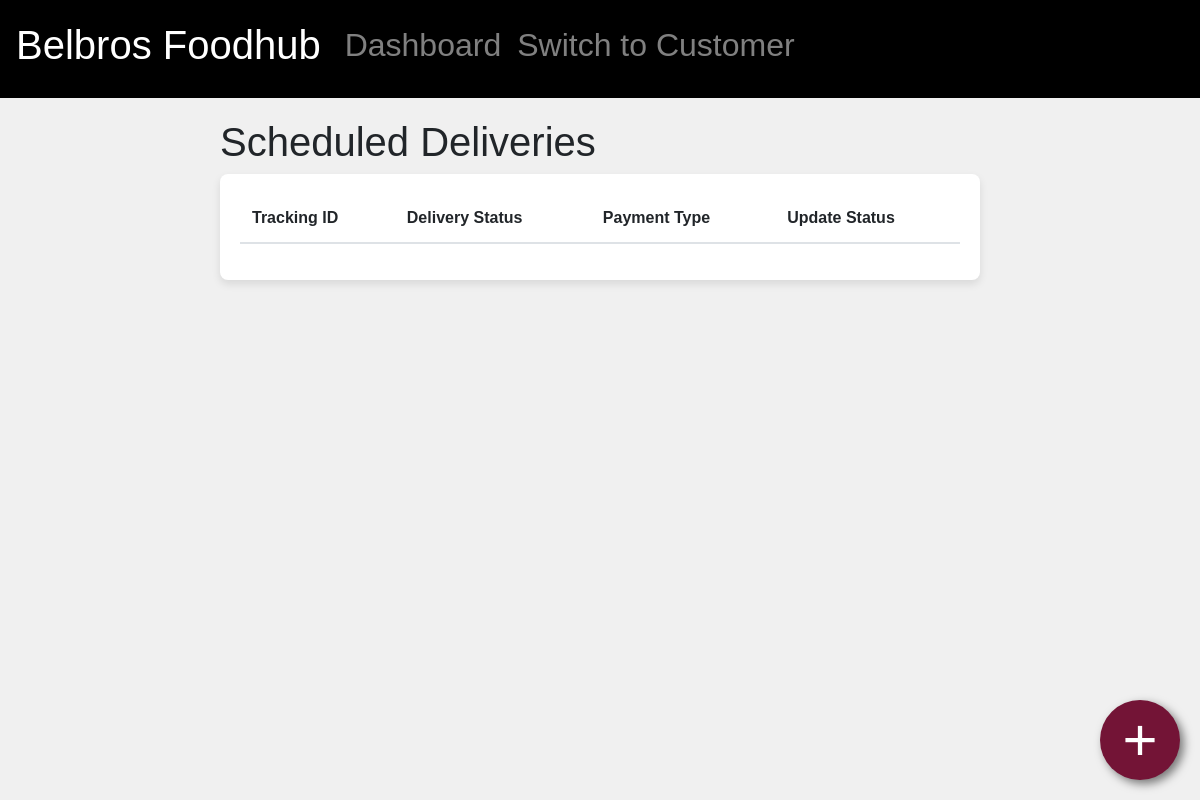
The app's page /inventory/delivery-list/, older data.
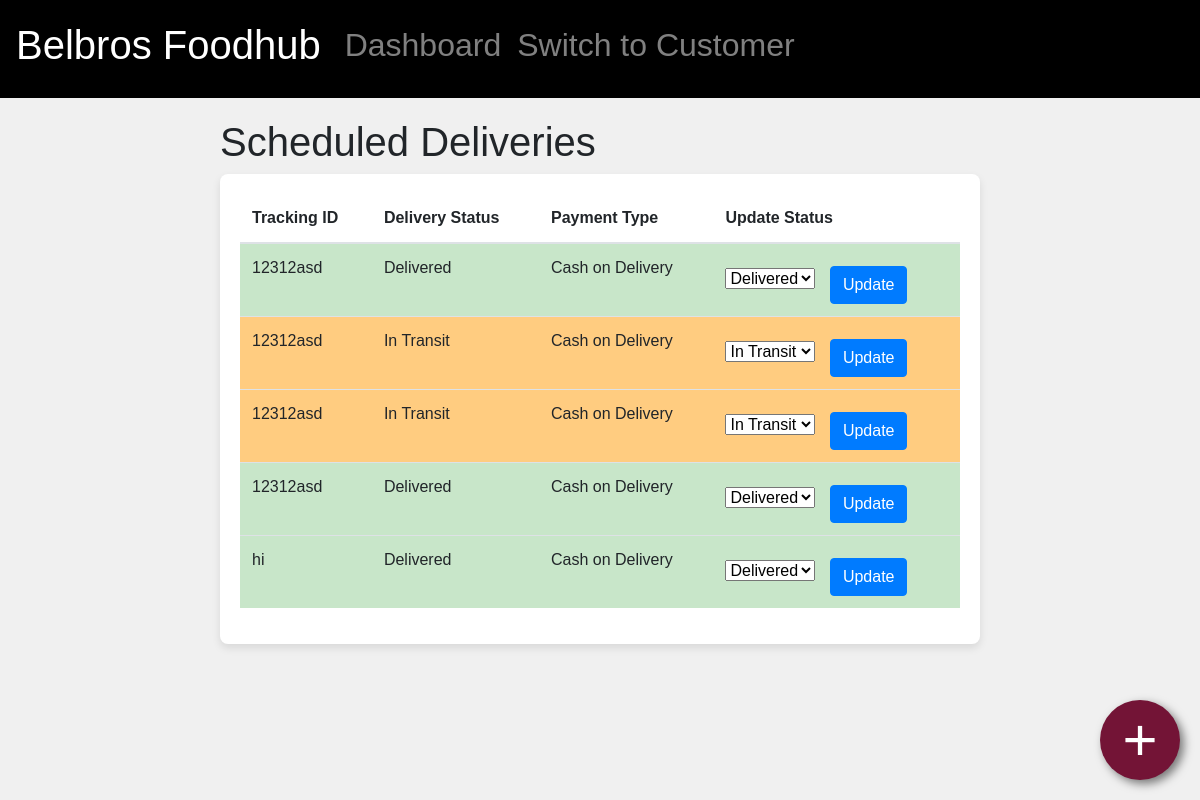
The same page, newer data.
### inventory/models.py (models this page shows, shortened)
class ScheduledDelivery(models.Model):
    tracking_id = models.CharField(max_length=100)
    delivery_status_choices = [
        ('In Transit', 'In Transit'),
        ('Delivered', 'Delivered'),
        ('Canceled', 'Canceled')
    ]
    delivery_status = models.CharField(max_length=20, choices=delivery_status_choices, default='In Transit')
    payment_type_choices = [
        ('COD', 'Cash on Delivery')
    ]
    payment_type = models.CharField(max_length=10, choices=payment_type_choices, default='COD')
    from django.db import models

### inventory/views.py (the view)
# urls.py: path('delivery-list/', views.delivery_list, name='delivery_list'),
def delivery_list(request):
    deliveries = ScheduledDelivery.objects.all()
    return render(request, 'inventory/delivery_list.html', {'deliveries': deliveries})

### inventory/templates/inventory/delivery_list.html (shortened to what this page needs)
{% extends 'inventory/main.html' %}
{% block content %}
<div class="expiry-container">
    <h1>Scheduled Deliveries</h1>
    <a href="{% url 'add_scheduled_delivery'%}" class="floating-btn">+</a>
    <div class="expiry-item">
        <table class="table">
            <thead>
                <tr>
                    <th scope="col">Tracking ID</th>
                    <th scope="col">Delivery Status</th>
                    <th scope="col">Payment Type</th>
                    <th scope="col">Update Status</th>
                </tr>
            </thead>
            <tbody>
                {% for delivery in deliveries %}
                <tr class="{% if delivery.delivery_status == 'Delivered' %}delivered{% elif delivery.delivery_status == 'In Transit' %}in-transit{% elif delivery.delivery_status == 'Canceled' %}canceled{% endif %}">
                    <td>{{ delivery.tracking_id }}</td>
                    <td>{{ delivery.get_delivery_status_display }}</td>
                    <td>{{ delivery.get_payment_type_display }}</td>
                    <td>
                        <form method="post" action="{% url 'update_delivery_status' %}">
                            <select name="delivery_status" class="form-select">
                                <option value="In Transit" {% if delivery.delivery_status == 'In Transit' %}selected{% endif %}>In Transit</option>
                                <option value="Delivered" {% if delivery.delivery_status == 'Delivered' %}selected{% endif %}>Delivered</option>
                            </select>
                            <button type="submit" class="btn btn-primary">Update</button>
                        </form>
                    </td>
                </tr>
                {% endfor %}
            </tbody>
        </table>
    </div>
</div>
{% endblock %}

### inventory/templates/inventory/main.html (shortened to what this page needs)
<!DOCTYPE html>
<html>
<head>
	<link rel="stylesheet" href="https://cdn.jsdelivr.net/npm/bootstrap@4.0.0/dist/css/bootstrap.min.css">
</head>
<body>
	{% include 'inventory/navbar.html' %}
	{% block content %}
	{% endblock content%}
</body>
</html>

### inventory/templates/inventory/navbar.html (shortened to what this page needs)
<!DOCTYPE html>
<html>
<head>
	<link rel="stylesheet" href="https://cdn.jsdelivr.net/npm/bootstrap@4.0.0/dist/css/bootstrap.min.css">
</head>
{% with url_name=request.resolver_match.url_name %}
{% load static %}
<nav class="navbar navbar-expand-lg navbar-dark py-3" style="background-color: #000000;">
  <a class="navbar-brand" href="#"><h1>Belbros Foodhub</h1></a>
  <div class="collapse navbar-collapse" id="navbarSupportedContent">
    <ul class="navbar-nav mr-auto">
      <li class="nav-item {% if url_name == 'dashboard' %}active{% endif %}">
        <a class="nav-link" href="{% url 'dashboard' %}">
          <h2>Dashboard</h2>
        </a>
      </li>
      <li class="nav-item {% if url_name == 'customer' %}active{% endif %}">
        <a class="nav-link" href="http://127.0.0.1:8000/customer/">
          <h2>Switch to Customer</h2>
        </a>
      </li>
    </ul>
  </div>
</nav>
{% endwith %}

### inventory/templates/inventory/main.html (style rules this page uses)
body { background-color: #F2F2F0; }

### inventory/templates/inventory/delivery_list.html (style rules this page uses)
body { font-family: Arial, sans-serif; background-color: #f0f0f0; margin: 0; padding: 0; }
.floating-btn { width: 80px; height: 80px; background: #731436; display: flex; align-items: center; justify-content: center; text-decoration: none; border-radius: 50%; color: white; font-size: 60px; box-shadow: 4px 4px 10px rgba(0, 0, 0, 0.5); position: fixed; right: 20px; bottom: 20px; z-index: 5; transition: background 0.25s; border: none; cursor: pointer; }
.expiry-container { max-width: 800px; margin: 0 auto; padding: 20px; }
.expiry-item { background-color: #fff; border-radius: 8px; box-shadow: 0 4px 8px rgba(0, 0, 0, 0.1); padding: 20px; margin-bottom: 20px; }
.expiry-item .table { width: 100%; }
.expiry-item .table th, .expiry-item .table td { padding: 12px; vertical-align: top; border-top: 1px solid #dee2e6; }
.expiry-item .table th { border-top: none; }
.expiry-item .table .delivered { background-color: #c8e6c9; }
.expiry-item .table .in-transit { background-color: #ffcc80; }
.expiry-item .form-select { width: auto; margin-right: 10px; }
.expiry-item .btn { margin-top: 10px; }

Row changes from the older to the newer data that the page shows:
added ScheduledDelivery: tracking_id "12312asd", delivery_status "Delivered", payment_type "Cash on Delivery"
added ScheduledDelivery: tracking_id "12312asd", delivery_status "In Transit", payment_type "Cash on Delivery"
added ScheduledDelivery: tracking_id "12312asd", delivery_status "In Transit", payment_type "Cash on Delivery"
added ScheduledDelivery: tracking_id "12312asd", delivery_status "Delivered", payment_type "Cash on Delivery"
added ScheduledDelivery: tracking_id "hi", delivery_status "Delivered", payment_type "Cash on Delivery"
